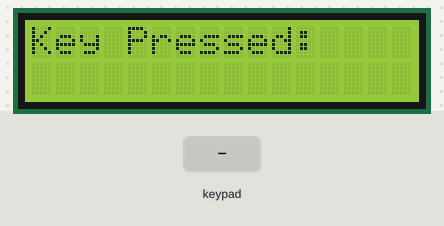
A sketch run on a simulated Arduino Uno, built with avr-gcc and run on an emulated ATmega328P. Shown: 16×2 character LCD. The test bench sets the inputs (shaded band). What the sketch prints to the serial monitor is not drawn.

Above: at 1.2 s.
1.3 s: keypad keys 1 2 1 1 1 0 9 # pressed 0.4 s apart
At 5.4 s:
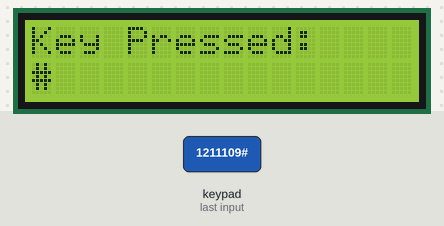
6.0 s: key 'A' pressed
At 6.8 s:
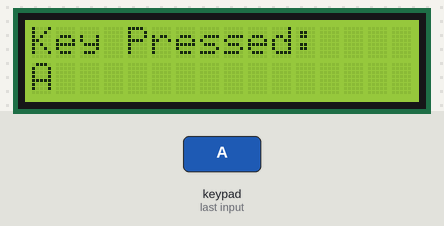
7.5 s: key 'B' pressed
At 8.7 s:
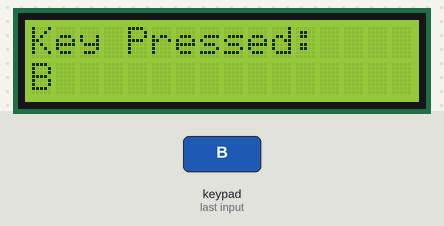
9.0 s: keypad keys 1 2 1 1 1 0 9 * pressed 0.4 s apart
At 12.4 s:
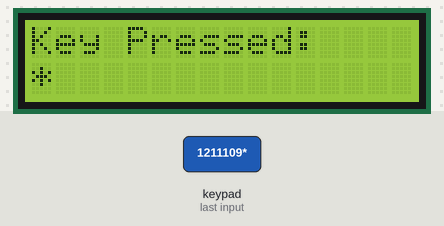
13.7 s: key 'C' pressed
At 14.9 s:
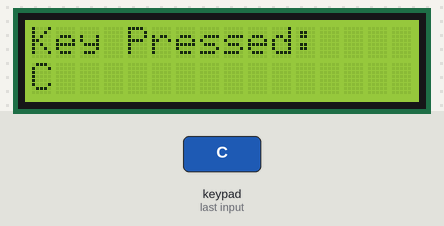
15.2 s: keypad keys 1 2 1 1 1 0 9 D pressed 0.4 s apart
At 16.8 s:
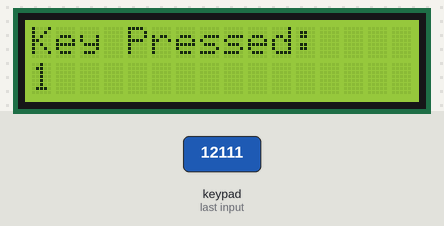
Timing chart, 0 to 18.3 s (numbered marks = the images above; inputs shaded):
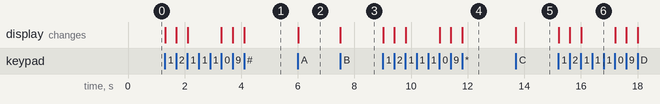

Measured:
- after the input at 1.3 s, the display: first changes at once (image 1 shows a later state)
- after the input at 6.0 s, the display: changes at once (image 2)
- after the input at 7.5 s, the display: changes at once (image 3)
- after the input at 9.0 s, the display: first changes at once (image 4 shows a later state)
- after the input at 13.7 s, the display: changes at once (image 5)
- after the input at 15.2 s, the display: changes at once (image 6)

The sketch:

LAB4.2.ino
```cpp
/*LAB 4.2 4x4 */
// https://app.cirkitdesigner.com/project/d6308a5c-9c0b-4946-84bb-84e54b3e16a2

#include <Wire.h>
#include <LiquidCrystal_I2C.h>

#include <Keypad.h>


LiquidCrystal_I2C lcd(0x27, 16, 2);

const byte ROWS = 4;
const byte COLS = 4;

char keys[ROWS][COLS] = {
  {'1', '2', '3', 'A'},
  {'4', '5', '6', 'B'},
  {'7', '8', '9', 'C'},
  {'*', '0', '#', 'D'}
};

byte rowPins[ROWS] = {12, 11, 10, 9};
byte colPins[COLS] = {7, 6, 5, 4};

Keypad keypad = Keypad(makeKeymap(keys), rowPins, colPins, ROWS, COLS);


void setup() {
  Serial.begin(9600);

  // Initialize the LCD
  lcd.init();
  lcd.backlight();

  lcd.setCursor(0, 0);
  lcd.print("Key Pressed:");
}

void loop() {
 lcd.setCursor(0, 0);
 lcd.print("Key Pressed:");
  char key = keypad.getKey(); // Get the key pressed

  if (key) { // If akey ispressed

    lcd.setCursor(0, 1);
    lcd.print(key);
    Serial.print("Key Pressed: ");
    Serial.println(key);
  }
}
```
